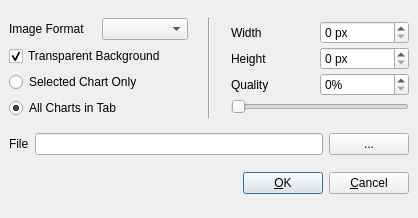
<ui version="4.0" >
 <class>ExportDialog</class>
 <widget class="QDialog" name="ExportDialog" >
  <property name="windowModality" >
   <enum>Qt::WindowModal</enum>
  </property>
  <property name="geometry" >
   <rect>
    <x>0</x>
    <y>0</y>
    <width>418</width>
    <height>218</height>
   </rect>
  </property>
  <property name="sizePolicy" >
   <sizepolicy>
    <hsizetype>0</hsizetype>
    <vsizetype>0</vsizetype>
    <horstretch>0</horstretch>
    <verstretch>0</verstretch>
   </sizepolicy>
  </property>
  <property name="minimumSize" >
   <size>
    <width>418</width>
    <height>218</height>
   </size>
  </property>
  <property name="maximumSize" >
   <size>
    <width>418</width>
    <height>218</height>
   </size>
  </property>
  <property name="windowTitle" >
   <string>Export</string>
  </property>
  <property name="windowIcon" >
   <iconset resource="pmchart.qrc" >:/document-export.png</iconset>
  </property>
  <property name="toolTip" >
   <string/>
  </property>
  <property name="sizeGripEnabled" >
   <bool>false</bool>
  </property>
  <layout class="QGridLayout" >
   <property name="margin" >
    <number>9</number>
   </property>
   <property name="spacing" >
    <number>6</number>
   </property>
   <item row="0" column="0" >
    <layout class="QHBoxLayout" >
     <property name="margin" >
      <number>0</number>
     </property>
     <property name="spacing" >
      <number>20</number>
     </property>
     <item>
      <layout class="QVBoxLayout" >
       <property name="margin" >
        <number>0</number>
       </property>
       <property name="spacing" >
        <number>6</number>
       </property>
       <item>
        <layout class="QHBoxLayout" >
         <property name="margin" >
          <number>0</number>
         </property>
         <property name="spacing" >
          <number>6</number>
         </property>
         <item>
          <widget class="QLabel" name="formatTextLabel" >
           <property name="text" >
            <string>Image Format</string>
           </property>
           <property name="wordWrap" >
            <bool>false</bool>
           </property>
          </widget>
         </item>
         <item>
          <widget class="QComboBox" name="formatComboBox" >
           <property name="maxCount" >
            <number>32</number>
           </property>
           <property name="duplicatesEnabled" >
            <bool>false</bool>
           </property>
          </widget>
         </item>
        </layout>
       </item>
       <item>
        <widget class="QCheckBox" name="transparentCheckBox" >
         <property name="text" >
          <string>Transparent Background</string>
         </property>
         <property name="checked" >
          <bool>true</bool>
         </property>
        </widget>
       </item>
       <item>
        <layout class="QVBoxLayout" >
         <property name="margin" >
          <number>0</number>
         </property>
         <property name="spacing" >
          <number>6</number>
         </property>
         <item>
          <widget class="QRadioButton" name="selectedRadioButton" >
           <property name="text" >
            <string>Selected Chart Only</string>
           </property>
           <property name="checked" >
            <bool>false</bool>
           </property>
          </widget>
         </item>
         <item>
          <widget class="QRadioButton" name="allChartsRadioButton" >
           <property name="sizePolicy" >
            <sizepolicy>
             <hsizetype>1</hsizetype>
             <vsizetype>0</vsizetype>
             <horstretch>0</horstretch>
             <verstretch>0</verstretch>
            </sizepolicy>
           </property>
           <property name="text" >
            <string>All Charts in Tab</string>
           </property>
           <property name="checked" >
            <bool>true</bool>
           </property>
          </widget>
         </item>
        </layout>
       </item>
      </layout>
     </item>
     <item>
      <widget class="Line" name="line" >
       <property name="orientation" >
        <enum>Qt::Vertical</enum>
       </property>
      </widget>
     </item>
     <item>
      <layout class="QGridLayout" >
       <property name="margin" >
        <number>0</number>
       </property>
       <property name="spacing" >
        <number>0</number>
       </property>
       <item row="1" column="1" >
        <widget class="QSpinBox" name="heightSpinBox" >
         <property name="suffix" >
          <string> px</string>
         </property>
         <property name="maximum" >
          <number>999999999</number>
         </property>
        </widget>
       </item>
       <item row="2" column="0" >
        <widget class="QLabel" name="qualityLabel" >
         <property name="text" >
          <string>Quality</string>
         </property>
         <property name="wordWrap" >
          <bool>false</bool>
         </property>
        </widget>
       </item>
       <item row="2" column="1" >
        <widget class="QSpinBox" name="qualitySpinBox" >
         <property name="suffix" >
          <string>%</string>
         </property>
         <property name="maximum" >
          <number>999999999</number>
         </property>
        </widget>
       </item>
       <item row="3" column="0" colspan="2" >
        <widget class="QSlider" name="qualitySlider" >
         <property name="orientation" >
          <enum>Qt::Horizontal</enum>
         </property>
        </widget>
       </item>
       <item row="0" column="0" >
        <widget class="QLabel" name="widthLabel" >
         <property name="text" >
          <string>Width</string>
         </property>
        </widget>
       </item>
       <item row="1" column="0" >
        <widget class="QLabel" name="heightLabel" >
         <property name="text" >
          <string>Height</string>
         </property>
        </widget>
       </item>
       <item row="0" column="1" >
        <widget class="QSpinBox" name="widthSpinBox" >
         <property name="suffix" >
          <string> px</string>
         </property>
         <property name="maximum" >
          <number>999999999</number>
         </property>
        </widget>
       </item>
      </layout>
     </item>
    </layout>
   </item>
   <item row="1" column="0" >
    <layout class="QHBoxLayout" >
     <property name="margin" >
      <number>0</number>
     </property>
     <property name="spacing" >
      <number>6</number>
     </property>
     <item>
      <widget class="QLabel" name="fileLabel" >
       <property name="text" >
        <string>File</string>
       </property>
       <property name="alignment" >
        <set>Qt::AlignVCenter</set>
       </property>
       <property name="wordWrap" >
        <bool>false</bool>
       </property>
      </widget>
     </item>
     <item>
      <widget class="QLineEdit" name="fileLineEdit" >
       <property name="text" >
        <string/>
       </property>
       <property name="alignment" >
        <set>Qt::AlignLeading</set>
       </property>
      </widget>
     </item>
     <item>
      <widget class="QPushButton" name="filePushButton" >
       <property name="text" >
        <string>...</string>
       </property>
       <property name="icon" >
        <iconset resource="pmchart.qrc" >:/document-export.png</iconset>
       </property>
      </widget>
     </item>
    </layout>
   </item>
   <item row="2" column="0" >
    <layout class="QHBoxLayout" >
     <property name="margin" >
      <number>0</number>
     </property>
     <property name="spacing" >
      <number>6</number>
     </property>
     <item>
      <spacer>
       <property name="orientation" >
        <enum>Qt::Horizontal</enum>
       </property>
       <property name="sizeType" >
        <enum>QSizePolicy::Expanding</enum>
       </property>
       <property name="sizeHint" >
        <size>
         <width>214</width>
         <height>27</height>
        </size>
       </property>
      </spacer>
     </item>
     <item>
      <widget class="QPushButton" name="buttonOk" >
       <property name="text" >
        <string>&amp;OK</string>
       </property>
       <property name="shortcut" >
        <string/>
       </property>
       <property name="autoDefault" >
        <bool>true</bool>
       </property>
       <property name="default" >
        <bool>true</bool>
       </property>
      </widget>
     </item>
     <item>
      <widget class="QPushButton" name="buttonCancel" >
       <property name="text" >
        <string>&amp;Cancel</string>
       </property>
       <property name="shortcut" >
        <string/>
       </property>
       <property name="autoDefault" >
        <bool>true</bool>
       </property>
      </widget>
     </item>
    </layout>
   </item>
  </layout>
 </widget>
 <resources>
  <include location="pmchart.qrc" />
 </resources>
 <connections>
  <connection>
   <sender>buttonOk</sender>
   <signal>clicked()</signal>
   <receiver>ExportDialog</receiver>
   <slot>accept()</slot>
   <hints>
    <hint type="sourcelabel" >
     <x>20</x>
     <y>20</y>
    </hint>
    <hint type="destinationlabel" >
     <x>20</x>
     <y>20</y>
    </hint>
   </hints>
  </connection>
  <connection>
   <sender>buttonCancel</sender>
   <signal>clicked()</signal>
   <receiver>ExportDialog</receiver>
   <slot>reject()</slot>
   <hints>
    <hint type="sourcelabel" >
     <x>20</x>
     <y>20</y>
    </hint>
    <hint type="destinationlabel" >
     <x>20</x>
     <y>20</y>
    </hint>
   </hints>
  </connection>
  <connection>
   <sender>selectedRadioButton</sender>
   <signal>clicked()</signal>
   <receiver>ExportDialog</receiver>
   <slot>selectedRadioButton_clicked()</slot>
   <hints>
    <hint type="sourcelabel" >
     <x>20</x>
     <y>20</y>
    </hint>
    <hint type="destinationlabel" >
     <x>20</x>
     <y>20</y>
    </hint>
   </hints>
  </connection>
  <connection>
   <sender>allChartsRadioButton</sender>
   <signal>clicked()</signal>
   <receiver>ExportDialog</receiver>
   <slot>allChartsRadioButton_clicked()</slot>
   <hints>
    <hint type="sourcelabel" >
     <x>20</x>
     <y>20</y>
    </hint>
    <hint type="destinationlabel" >
     <x>20</x>
     <y>20</y>
    </hint>
   </hints>
  </connection>
  <connection>
   <sender>filePushButton</sender>
   <signal>clicked()</signal>
   <receiver>ExportDialog</receiver>
   <slot>filePushButton_clicked()</slot>
   <hints>
    <hint type="sourcelabel" >
     <x>20</x>
     <y>20</y>
    </hint>
    <hint type="destinationlabel" >
     <x>20</x>
     <y>20</y>
    </hint>
   </hints>
  </connection>
  <connection>
   <sender>qualitySlider</sender>
   <signal>valueChanged(int)</signal>
   <receiver>ExportDialog</receiver>
   <slot>quality_valueChanged(int)</slot>
   <hints>
    <hint type="sourcelabel" >
     <x>298</x>
     <y>116</y>
    </hint>
    <hint type="destinationlabel" >
     <x>187</x>
     <y>109</y>
    </hint>
   </hints>
  </connection>
  <connection>
   <sender>qualitySpinBox</sender>
   <signal>valueChanged(int)</signal>
   <receiver>ExportDialog</receiver>
   <slot>quality_valueChanged(int)</slot>
   <hints>
    <hint type="sourcelabel" >
     <x>332</x>
     <y>91</y>
    </hint>
    <hint type="destinationlabel" >
     <x>187</x>
     <y>109</y>
    </hint>
   </hints>
  </connection>
  <connection>
   <sender>formatComboBox</sender>
   <signal>currentIndexChanged(QString)</signal>
   <receiver>ExportDialog</receiver>
   <slot>formatComboBox_currentIndexChanged(QString)</slot>
   <hints>
    <hint type="sourcelabel" >
     <x>145</x>
     <y>25</y>
    </hint>
    <hint type="destinationlabel" >
     <x>187</x>
     <y>109</y>
    </hint>
   </hints>
  </connection>
 </connections>
</ui>
